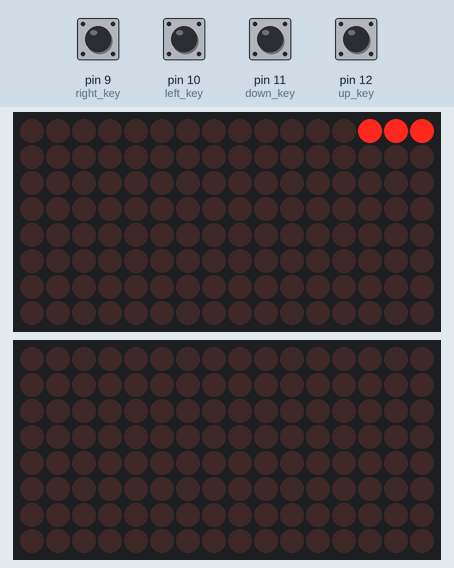
Recording of a sketch running on a simulated Arduino Uno, built with avr-gcc and run on an emulated ATmega328P. On the bench: 2 × 16×8 LED matrix. The inputs (shaded band) are chosen by the test bench; at power-on: pin 9 (right_key), pin 10 (left_key), pin 11 (down_key), pin 12 (up_key) HIGH. Random numbers use the default seed unless the sketch sets one.

Above: at 0.05 s.
At 1.26 s:
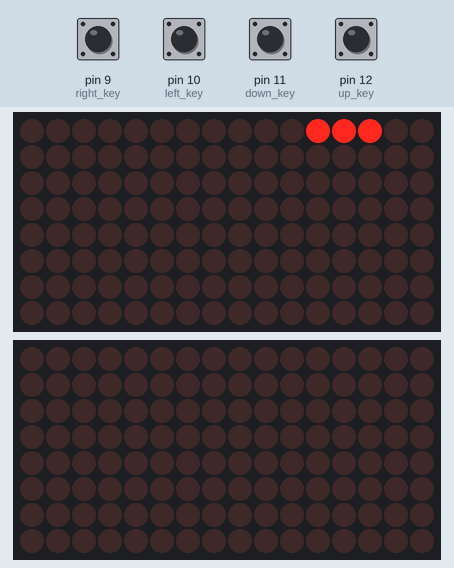
1.3 s: pin 10 (left_key) pulled LOW for 0.15 s
At 52.4 s:
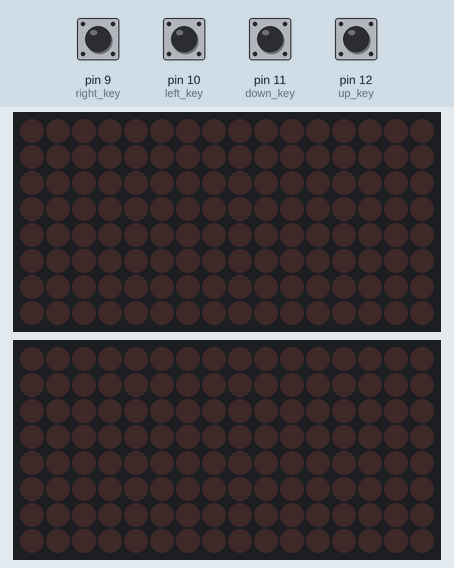
Timing chart, 0 to 53.9 s (numbered marks = the images above; inputs shaded):
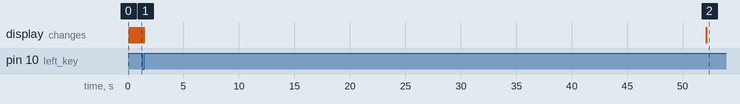

The sketch:

snake.ino
```cpp
#include <LiquidCrystal.h>
#include <Wire.h>
#include "map.hh"
#include <MD_MAX72xx.h>
#include <LinkedList.h>

#define mapsize 16
#define up_key 12
#define down_key 11
#define left_key 10
#define right_key 9
#define clk_pin 13
#define din0_pin 7
#define ld0_pin 6
#define din1_pin 5
#define ld1_pin 4
#define MAX_DEVICES	2
#define HARDWARE_TYPE MD_MAX72XX::PAROLA_HW
#define DELAY 500


MD_MAX72XX max1 = MD_MAX72XX(HARDWARE_TYPE, din0_pin, clk_pin, ld0_pin,MAX_DEVICES);
MD_MAX72XX max2 = MD_MAX72XX(HARDWARE_TYPE, din1_pin, clk_pin, ld1_pin, MAX_DEVICES);

Map game_map;

int timer = 0;

void gameOver(){
  for(int i=0;i<DELAY;i++){
    for (int x=0;x<mapsize;x++)
      for (int y=0;y<mapsize;y++)
        set_point(x,y,true);

    clearMatrix();
  }
  return 0;
}

void clearMatrix(){

    for (int x=0;x<mapsize;x++)
      for (int y=0;y<mapsize;y++)
        set_point(x,y,false);


}

void show_game2(){

  for (int i=0;i<game_map.snake.size();i++){
    int x = game_map.snake.get(i)->getx();
    int y = game_map.snake.get(i)->gety();
    set_point(x,y,true);
  }

  int time = millis();
  if (time - game_map.timer>DELAY/5){
    game_map.dooone = !game_map.dooone;
    set_point(game_map.xdoone,game_map.ydoone,game_map.dooone);
    game_map.timer = millis();
  }
}

void show_game(){
  int state ;

  for (int i=0 ;i<mapsize;i++){
    for (int j=0 ; j<mapsize ; j++){

      state = game_map.get_map_state_at(i,j);
      if(i<8){
        if (state == 2){
          int time = millis();

          if (time - game_map.timer>5){
            game_map.dooone = !game_map.dooone;
            max1.setPoint(i,j,game_map.dooone);
            game_map.timer = millis();
          }
          else {

              continue;
          }

        }

        else if(state == 1){
          max1.setPoint(i,j,true);
        }

        else if (state == 0){
          if (max1.getPoint(i, j))
            delay(200);
          max1.setPoint(i,j,false);
        }

      }

      else if(i>=8){
        if (state == 2){
          int time = millis();

          if (time - game_map.timer>10){
            game_map.dooone = !game_map.dooone;
            max2.setPoint(i-8,j,game_map.dooone);
            game_map.timer = millis();
          }
          else
            continue;
        }

        else if(state == 1){
          max2.setPoint(i-8,j,true);
        }

        else if (state == 0){
          if (max2.getPoint(i, j))
            delay(200);
          max2.setPoint(i-8,j,false);
        }

      }

    }
  }
}


void printmap(){

 for(int i=0;i<mapsize+1;i++){
        for (int j = 0; j < mapsize+1; j++)
        {
            if (i==0){
             Serial.print(j);
             Serial.print(' ');
            }
            else if (j==0){
                if (i>9){
                   Serial.print(i);
                }
                else{
                   Serial.print(i);
                   Serial.print(' ');
                }
            }
            if(i>0 && j>0){
                if (j>=9){

                 Serial.print(game_map.map[i-1][j-1]);
                 Serial.print("  ");
                }
                else{
                   Serial.print(game_map.map[i-1][j-1]);
                   Serial.print(' ');
                }
            }
        }

       Serial.println();

    }
   Serial.println();
   Serial.println();


}


void setup() {

  if (!max1.begin())
   Serial.println("\nMD_MAX72XX 1 initialization failed");
  if (!max2.begin())
   Serial.println("\nMD_MAX72XX 1 initialization failed");

  Serial.begin(9600);

  pinMode(up_key,INPUT_PULLUP);
  pinMode(down_key,INPUT_PULLUP);
  pinMode(right_key,INPUT_PULLUP);
  pinMode(left_key,INPUT_PULLUP);

  game_map.setMap();

}

void set_point(int x,int y,bool state){


  if (x<8){

    max1.setPoint(x, y, state);

  }
  else if (x>=8){


    max2.setPoint(x-8, y, state);

  }

}


void loop() {

  // printmap();
  // show_game();
  show_game2();

  if (!game_map.getGameOver()){
    gameOver();
    return;
  }

  if (digitalRead(up_key)==LOW){
    game_map.snakeCurrent='u';
  }

  if (digitalRead(down_key)==LOW){
    game_map.snakeCurrent='d';
  }

  if (digitalRead(left_key)==LOW){
    game_map.snakeCurrent='l';
  }

  if (digitalRead(right_key)==LOW){
    game_map.snakeCurrent='r';
  }

  int time = millis();
  Snake* sn;
  switch (game_map.getSnakeCurrent()){
        case 'u':
            if (time - timer>DELAY){
              game_map.snakeGoUp();
              if (!game_map.ate_doone){
                  sn=game_map.removeSnake();
                  set_point(sn->getx(),sn->gety(),false);
                  free(sn);
              }
              timer = millis();
            }
            if(game_map.ate_doone){
                  sn=game_map.snake.get(game_map.snake.size()-1);
                  set_point(sn->getx(),sn->gety(),false);

                  game_map.ate_doone=0;
                  game_map.createdoone();
              }
            break;

        case 'r':
            if (time - timer>DELAY){
              game_map.snakeGoRight();
              if (!game_map.ate_doone){
                  sn=game_map.removeSnake();
                  set_point(sn->getx(),sn->gety(),false);
                  free(sn);
              }
              timer = millis();
            }
            if(game_map.ate_doone){
                  sn=game_map.snake.get(game_map.snake.size()-1);
                  set_point(sn->getx(),sn->gety(),false);

                  game_map.ate_doone=0;
                  game_map.createdoone();
              }

            break;

        case 'l':
            if (time - timer>DELAY){
              game_map.snakeGoLeft();
              if (!game_map.ate_doone){
                  sn=game_map.removeSnake();
                  set_point(sn->getx(),sn->gety(),false);
                  free(sn);
              }
              timer = millis();
            }
            if(game_map.ate_doone){
                  sn=game_map.snake.get(game_map.snake.size()-1);
                  set_point(sn->getx(),sn->gety(),false);
                  game_map.ate_doone=0;
                  game_map.createdoone();
              }
            break;

        case 'd':
            if (time - timer>DELAY){
              game_map.snakeGoDown();
              if (!game_map.ate_doone){
                  sn=game_map.removeSnake();
                  set_point(sn->getx(),sn->gety(),false);
                  free(sn);
              }
              timer = millis();
            }
            if(game_map.ate_doone){
                  sn=game_map.snake.get(game_map.snake.size()-1);
                  set_point(sn->getx(),sn->gety(),false);
                  game_map.ate_doone=0;
                  game_map.createdoone();
              }
            break;

        default:
            break;
    }

}
```

map.cpp
```cpp
#include "map.hh"

using namespace  std;

#define doone  2;

Map::setMap(){

    addSnake(0,0);
    addSnake(0,1);
    addSnake(0,2);
    map[mapsize/2][mapsize/2]=2;
    xdoone = mapsize/2;
    ydoone = mapsize/2;
}

void Map::printsnake(){
   //Serial.println("SNAKE size: ");
   //Serial.println(snake.size());
   //Serial.print("[");
    for(int i=0 ;i< snake.size();i++){
     //Serial.print("(");
     //Serial.print(snake.get(i)->getx());
     //Serial.print(", ");
     //Serial.print(snake.get(i)->gety());
     //Serial.print("), ");
    }
   //Serial.println("]");

}

void Map::addSnake(int x,int y)
{
    Snake *s = new Snake(x,y);
    snake.add(s);
   //Serial.print("snake size: ");
   //Serial.println(snake.size());
    ////Serial.println(snake.getx());
    ////Serial.println(snake[0].gety());
    // printsnake();
    // printsnake();
   //Serial.print("map x,y: ");
   //Serial.print(map[x][y]);
    if(map[x][y]==1){
        gameOver();
        return;
    }
    else if(map[x][y] == 2){
        ate_doone=1;
    }

    map[x][y]=1  ;
}

Snake* Map::removeSnake()
{
    int x=snake.get(0)->getx();
    int y = snake.get(0)->gety();

    map[x][y]=0;
    return snake.shift();

}

void Map::createdoone()
{
    // int time = millis();
    // int dune = time % (mapsize*mapsize - snake.size());
    int dune = random(mapsize*mapsize - snake.size());
    for (size_t i = 0; i < mapsize; i++)
    {
        for (size_t j = 0; j < mapsize; j++)
        {
            if (map[i][j] == 1){
                continue;
            }
            else if(dune == 0){
                map [i][j] = 2;
                xdoone = i;
                ydoone = j;
                return;
            } else{
                dune--;
            }
        }

    }

}

void Map::snakeGoRight()
{

    int y=snake.get(snake.size() -1)->gety();
  if (y+1 > mapsize-1 ){
        gameOver();
        return;
    }
    int x=snake.get(snake.size() -1)->getx();
    addSnake(x,y+1);
    snakeCurrent='r';

}

void Map::snakeGoUp()
{

    int x=snake.get(snake.size() -1)->getx();
    if (x-1 < 0 ){
        gameOver();
        return;
    }
    int y=snake.get(snake.size() -1)->gety();

    addSnake(x-1,y);
    snakeCurrent='u';

}

void Map::snakeGoLeft()
{
    int y=snake.get(snake.size() -1)->gety();
    if (y-1 < 0){
        gameOver();
        return;
    }
    int x=snake.get(snake.size() -1)->getx();
    addSnake(x,y-1);
    snakeCurrent='l';
}

void Map::snakeGoDown()
{
    int x=snake.get(snake.size() -1)->getx();
    if (x+1 > mapsize-1){
        gameOver();
        return;
    }
    int y=snake.get(snake.size() -1)->gety();
    addSnake(x+1,y);
    snakeCurrent='d';
}

char Map::getSnakeCurrent()
{

    return this->snakeCurrent;
}

void Map::gameOver()
{
    this->game=0;
}

int Map::getGameOver()
{
    return this->game;
}

void Map::printMap(){
    for(int i=0;i<mapsize+1;i++){
        for (int j = 0; j < mapsize+1; j++)
        {
            if (i==0){
                // cout << j << " ";
             //Serial.print(j);
             //Serial.print(' ');
            }
            else if (j==0){
                if (i>9){
                    // cout << i ;
                   //Serial.print(i);
                }
                else{
                    // cout<< i << " ";
                   //Serial.print(i);
                   //Serial.print(' ');
                }
            }
            if(i>0 && j>0){
                if (j>=9){
                // cout << map[i-1][j-1] << "  ";
                 //Serial.print(map[i-1][j-1]);
                 //Serial.print('  ');
                }
                else{
                    // cout << map[i-1][j-1] << " ";
                   //Serial.print(map[i-1][j-1]);
                   //Serial.print(' ');
                }
            }
        }

        // cout << endl;
       //Serial.println();

    }
    // cout << endl <<endl;
   //Serial.println();
   //Serial.println();
}


int Map::get_map_state_at(int x,int y){
  return map[x][y];
}
```

map.hh
```cpp
#include <LiquidCrystal.h>
#include <Wire.h>
#include <LinkedList.h>
#include "snake.hh"
#include <SPI.h>


using namespace std;
#define mapsize 16

class Map{
    public:
        setMap();
        void printMap();
        void snakeGoRight();
        void snakeGoUp();
        void snakeGoLeft();
        void snakeGoDown();
        char getSnakeCurrent();
        int getGameOver();
        Snake* removeSnake();
        int ate_doone = 0;
        void createdoone();
        int get_map_state_at(int x,int y);
        bool dooone = false;
        unsigned long timer =0;
        int map[mapsize][mapsize]={0};
        void printsnake();
        char snakeCurrent = 'r';
        int xdoone;
        int ydoone;
        LinkedList<Snake*> snake  = LinkedList<Snake*>();

    private:

        void addSnake(int x,int y);
        void gameOver();
        int game = 1;


};
```

snake.cpp
```cpp
#include "snake.hh"


using namespace std;

Snake::Snake(int x , int y){
    this->x=x;
    this->y=y;
}

int Snake::getx(){
    return this->x;
}

int Snake::gety(){
    return this->y;
}
```

snake.hh
```cpp
class Snake{
    public:
        Snake(int x,int y);
        int getx();
        int gety();

    private:
        int x;
        int y;

};
```
